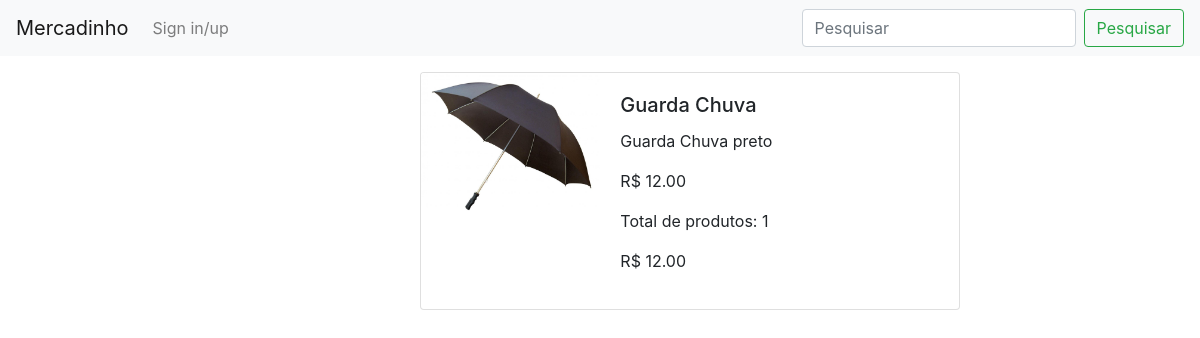
The app's page /cliente/pedido/36 with its own data.
### produto/models.py (models this page shows, shortened)
class ItemCarrinho(models.Model):
    preco = models.DecimalField(decimal_places=2,max_digits=10)
    quantidade = models.IntegerField()
    produto = models.ForeignKey(Produto,on_delete=models.CASCADE)
    carrinho = models.ForeignKey(Pedido,on_delete=models.CASCADE)

class Produto(models.Model):
    nome = models.CharField(max_length=100)
    descricao = models.CharField(max_length=900)
    preco = models.DecimalField(decimal_places=2,max_digits=10)
    image = models.ImageField(default='none.png', upload_to='')

### cliente/views.py (the view)
# urls.py: path("cliente/pedido/<int:id>", meuPedido, name='meuPedido')
def meuPedido(request, id):
    carrinho = Pedido.objects.filter(id=id).get()
    itemsCarrinho = ItemCarrinho.objects.filter(carrinho=carrinho).all()
    quantidade = 0
    args = {'quantidade': quantidade, 'items': itemsCarrinho}
    return render(request, 'pedido.html', args)

### produto/templates/pedido.html (shortened to what this page needs)
{% load django_template_maths %}
<!doctype html>
<html lang="en">
<head>
    <link rel="stylesheet" href="https://stackpath.bootstrapcdn.com/bootstrap/4.1.3/css/bootstrap.min.css"
>
</head>
<body>
<div>
    <div name="nav-bar">
        <nav class="navbar navbar-expand-lg navbar-light bg-light">
            <a class="navbar-brand" href="{% url 'listarProdutos' %}">Mercadinho</a>
            <div class="collapse navbar-collapse" id="conteudoNavbarSuportado">
                <ul class="navbar-nav mr-auto">
                    {% if not request.COOKIES.cliente %}
                        <li class="nav-item">
                            <a class="nav-link" href="{% url 'loginCliente' %}">Sign in/up</a>
                        </li>
                    {% endif %}
                </ul>
                <form class="form-inline my-2 my-lg-0" method="post" action="{% url 'pesquisarProduto' %}">
                    <input class="form-control mr-sm-2" name="pesquisa" id="pesquisa" type="search"
                           placeholder="Pesquisar"
                           aria-label="Pesquisar">
                    <button class="btn btn-outline-success my-2 my-sm-0" type="submit">Pesquisar</button>
                </form>
            </div>
        </nav>
    </div>
    <div style="margin-left: 35%">
        {% for produto in items %}
            <p>
                <div class="card mb-3" style="max-width: 540px;">
                    <div class="row no-gutters">
                        <div class="col-md-4">
                            <img src="{{ produto.produto.image.url }}" class="card-img" alt="...">
                        </div>
                        <div class="col-md-8">
                            <div class="card-body">
                                <h5 class="card-title">{{ produto.produto.nome }}</h5>
            <p class="card-text">{{ produto.produto.descricao }}</p>
            <p class="card-text">R$ {{ produto.produto.preco }}</p>
            <p class="card-text">
                Total de produtos: {{ produto.quantidade }}
            <p class="card-text">R$ {{ produto.produto.preco|mul:produto.quantidade }}</p>
            </p>
            </div>
            </div>
            </div>
            </div>
            </p>
        {% endfor %}
</div>
</body>
</html>

### records on screen
ItemCarrinho: produto.image (picture), produto.nome "Guarda Chuva", produto.descricao "Guarda Chuva preto", produto.preco "12.00", quantidade "1", produto.preco|mul "12.00"
